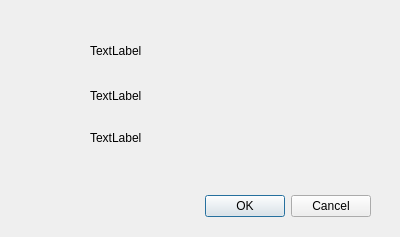
<?xml version="1.0" encoding="UTF-8"?>
<ui version="4.0">
 <class>FxAbout</class>
 <widget class="QDialog" name="FxAbout">
  <property name="geometry">
   <rect>
    <x>0</x>
    <y>0</y>
    <width>400</width>
    <height>237</height>
   </rect>
  </property>
  <property name="windowTitle">
   <string>Dialog</string>
  </property>
  <widget class="QDialogButtonBox" name="buttonBox">
   <property name="geometry">
    <rect>
     <x>30</x>
     <y>190</y>
     <width>341</width>
     <height>32</height>
    </rect>
   </property>
   <property name="orientation">
    <enum>Qt::Horizontal</enum>
   </property>
   <property name="standardButtons">
    <set>QDialogButtonBox::Cancel|QDialogButtonBox::Ok</set>
   </property>
  </widget>
  <widget class="QLabel" name="label">
   <property name="geometry">
    <rect>
     <x>90</x>
     <y>40</y>
     <width>231</width>
     <height>21</height>
    </rect>
   </property>
   <property name="text">
    <string>TextLabel</string>
   </property>
  </widget>
  <widget class="QLabel" name="label_2">
   <property name="geometry">
    <rect>
     <x>90</x>
     <y>80</y>
     <width>211</width>
     <height>31</height>
    </rect>
   </property>
   <property name="text">
    <string>TextLabel</string>
   </property>
  </widget>
  <widget class="QLabel" name="label_3">
   <property name="geometry">
    <rect>
     <x>90</x>
     <y>130</y>
     <width>211</width>
     <height>16</height>
    </rect>
   </property>
   <property name="text">
    <string>TextLabel</string>
   </property>
  </widget>
 </widget>
 <resources/>
 <connections>
  <connection>
   <sender>buttonBox</sender>
   <signal>accepted()</signal>
   <receiver>FxAbout</receiver>
   <slot>accept()</slot>
   <hints>
    <hint type="sourcelabel">
     <x>248</x>
     <y>254</y>
    </hint>
    <hint type="destinationlabel">
     <x>157</x>
     <y>274</y>
    </hint>
   </hints>
  </connection>
  <connection>
   <sender>buttonBox</sender>
   <signal>rejected()</signal>
   <receiver>FxAbout</receiver>
   <slot>reject()</slot>
   <hints>
    <hint type="sourcelabel">
     <x>316</x>
     <y>260</y>
    </hint>
    <hint type="destinationlabel">
     <x>286</x>
     <y>274</y>
    </hint>
   </hints>
  </connection>
 </connections>
</ui>
